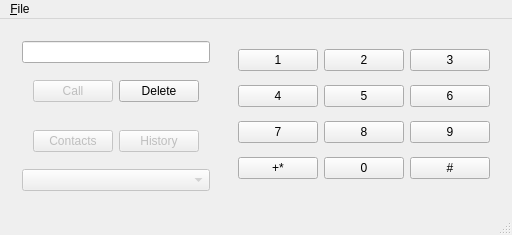
<?xml version="1.0" encoding="UTF-8"?>
<ui version="4.0">
 <class>MainWindow</class>
 <widget class="QMainWindow" name="MainWindow">
  <property name="geometry">
   <rect>
    <x>0</x>
    <y>0</y>
    <width>471</width>
    <height>217</height>
   </rect>
  </property>
  <property name="sizePolicy">
   <sizepolicy hsizetype="Fixed" vsizetype="Fixed">
    <horstretch>0</horstretch>
    <verstretch>0</verstretch>
   </sizepolicy>
  </property>
  <property name="windowTitle">
   <string>MainWindow</string>
  </property>
  <widget class="QWidget" name="centralWidget">
   <layout class="QHBoxLayout" name="horizontalLayout_2">
    <item>
     <widget class="QWidget" name="wgtDisplay" native="true">
      <layout class="QVBoxLayout" name="verticalLayout">
       <item>
        <widget class="QLineEdit" name="edNumber"/>
       </item>
       <item>
        <widget class="QWidget" name="widget_3" native="true">
         <layout class="QHBoxLayout" name="horizontalLayout">
          <item>
           <widget class="QPushButton" name="pushButton">
            <property name="enabled">
             <bool>false</bool>
            </property>
            <property name="text">
             <string>Call</string>
            </property>
           </widget>
          </item>
          <item>
           <widget class="DialDigitButton" name="btnDelete">
            <property name="enabled">
             <bool>true</bool>
            </property>
            <property name="text">
             <string>Delete</string>
            </property>
           </widget>
          </item>
         </layout>
        </widget>
       </item>
       <item>
        <widget class="QWidget" name="widget_4" native="true">
         <layout class="QHBoxLayout" name="horizontalLayout_3">
          <item>
           <widget class="QPushButton" name="btnContacts">
            <property name="enabled">
             <bool>false</bool>
            </property>
            <property name="text">
             <string>Contacts</string>
            </property>
           </widget>
          </item>
          <item>
           <widget class="QPushButton" name="btnHistory">
            <property name="enabled">
             <bool>false</bool>
            </property>
            <property name="text">
             <string>History</string>
            </property>
           </widget>
          </item>
         </layout>
        </widget>
       </item>
       <item>
        <widget class="QComboBox" name="cbDialMethod">
         <property name="enabled">
          <bool>false</bool>
         </property>
        </widget>
       </item>
      </layout>
     </widget>
    </item>
    <item>
     <widget class="QWidget" name="wgtDialpad" native="true">
      <layout class="QGridLayout" name="gridLayout">
       <item row="0" column="0">
        <widget class="DialDigitButton" name="btn1">
         <property name="text">
          <string>1</string>
         </property>
        </widget>
       </item>
       <item row="0" column="1">
        <widget class="DialDigitButton" name="btn2">
         <property name="text">
          <string>2</string>
         </property>
        </widget>
       </item>
       <item row="0" column="2">
        <widget class="DialDigitButton" name="btn3">
         <property name="text">
          <string>3</string>
         </property>
        </widget>
       </item>
       <item row="1" column="0">
        <widget class="DialDigitButton" name="btn4">
         <property name="text">
          <string>4</string>
         </property>
        </widget>
       </item>
       <item row="1" column="1">
        <widget class="DialDigitButton" name="btn5">
         <property name="text">
          <string>5</string>
         </property>
        </widget>
       </item>
       <item row="1" column="2">
        <widget class="DialDigitButton" name="btn6">
         <property name="text">
          <string>6</string>
         </property>
        </widget>
       </item>
       <item row="2" column="0">
        <widget class="DialDigitButton" name="btn7">
         <property name="text">
          <string>7</string>
         </property>
        </widget>
       </item>
       <item row="2" column="1">
        <widget class="DialDigitButton" name="btn8">
         <property name="text">
          <string>8</string>
         </property>
        </widget>
       </item>
       <item row="2" column="2">
        <widget class="DialDigitButton" name="btn9">
         <property name="text">
          <string>9</string>
         </property>
        </widget>
       </item>
       <item row="3" column="0">
        <widget class="DialDigitButton" name="btnStarPlus">
         <property name="text">
          <string>+*</string>
         </property>
        </widget>
       </item>
       <item row="3" column="1">
        <widget class="DialDigitButton" name="btn0">
         <property name="text">
          <string>0</string>
         </property>
        </widget>
       </item>
       <item row="3" column="2">
        <widget class="DialDigitButton" name="btnHash">
         <property name="text">
          <string>#</string>
         </property>
        </widget>
       </item>
      </layout>
     </widget>
    </item>
   </layout>
  </widget>
  <widget class="QMenuBar" name="menuBar">
   <property name="geometry">
    <rect>
     <x>0</x>
     <y>0</y>
     <width>471</width>
     <height>21</height>
    </rect>
   </property>
   <widget class="QMenu" name="menu_File">
    <property name="title">
     <string>&amp;File</string>
    </property>
    <addaction name="action_Login"/>
    <addaction name="actionE_xit"/>
   </widget>
   <addaction name="menu_File"/>
  </widget>
  <widget class="QStatusBar" name="statusBar"/>
  <action name="action_Login">
   <property name="text">
    <string>&amp;Login</string>
   </property>
   <property name="shortcut">
    <string>Alt+L</string>
   </property>
  </action>
  <action name="actionE_xit">
   <property name="text">
    <string>E&amp;xit</string>
   </property>
   <property name="shortcut">
    <string>Alt+X</string>
   </property>
  </action>
 </widget>
 <layoutdefault spacing="6" margin="11"/>
 <customwidgets>
  <customwidget>
   <class>DialDigitButton</class>
   <extends>QPushButton</extends>
   <header>DialDigitButton.h</header>
   <slots>
    <signal>charClicked(QChar)</signal>
    <signal>charDeleted()</signal>
   </slots>
  </customwidget>
 </customwidgets>
 <resources/>
 <connections>
  <connection>
   <sender>btn0</sender>
   <signal>charClicked(QChar)</signal>
   <receiver>MainWindow</receiver>
   <slot>charClicked(QChar)</slot>
   <hints>
    <hint type="sourcelabel">
     <x>410</x>
     <y>256</y>
    </hint>
    <hint type="destinationlabel">
     <x>399</x>
     <y>239</y>
    </hint>
   </hints>
  </connection>
  <connection>
   <sender>btn0</sender>
   <signal>charDeleted()</signal>
   <receiver>MainWindow</receiver>
   <slot>charDeleted()</slot>
   <hints>
    <hint type="sourcelabel">
     <x>410</x>
     <y>256</y>
    </hint>
    <hint type="destinationlabel">
     <x>399</x>
     <y>239</y>
    </hint>
   </hints>
  </connection>
  <connection>
   <sender>btn1</sender>
   <signal>charClicked(QChar)</signal>
   <receiver>MainWindow</receiver>
   <slot>charClicked(QChar)</slot>
   <hints>
    <hint type="sourcelabel">
     <x>340</x>
     <y>136</y>
    </hint>
    <hint type="destinationlabel">
     <x>399</x>
     <y>239</y>
    </hint>
   </hints>
  </connection>
  <connection>
   <sender>btn1</sender>
   <signal>charDeleted()</signal>
   <receiver>MainWindow</receiver>
   <slot>charDeleted()</slot>
   <hints>
    <hint type="sourcelabel">
     <x>340</x>
     <y>136</y>
    </hint>
    <hint type="destinationlabel">
     <x>399</x>
     <y>239</y>
    </hint>
   </hints>
  </connection>
  <connection>
   <sender>btn2</sender>
   <signal>charClicked(QChar)</signal>
   <receiver>MainWindow</receiver>
   <slot>charClicked(QChar)</slot>
   <hints>
    <hint type="sourcelabel">
     <x>410</x>
     <y>136</y>
    </hint>
    <hint type="destinationlabel">
     <x>399</x>
     <y>239</y>
    </hint>
   </hints>
  </connection>
  <connection>
   <sender>btn2</sender>
   <signal>charDeleted()</signal>
   <receiver>MainWindow</receiver>
   <slot>charDeleted()</slot>
   <hints>
    <hint type="sourcelabel">
     <x>410</x>
     <y>136</y>
    </hint>
    <hint type="destinationlabel">
     <x>399</x>
     <y>239</y>
    </hint>
   </hints>
  </connection>
  <connection>
   <sender>btn3</sender>
   <signal>charClicked(QChar)</signal>
   <receiver>MainWindow</receiver>
   <slot>charClicked(QChar)</slot>
   <hints>
    <hint type="sourcelabel">
     <x>480</x>
     <y>136</y>
    </hint>
    <hint type="destinationlabel">
     <x>399</x>
     <y>239</y>
    </hint>
   </hints>
  </connection>
  <connection>
   <sender>btn3</sender>
   <signal>charDeleted()</signal>
   <receiver>MainWindow</receiver>
   <slot>charDeleted()</slot>
   <hints>
    <hint type="sourcelabel">
     <x>480</x>
     <y>136</y>
    </hint>
    <hint type="destinationlabel">
     <x>399</x>
     <y>239</y>
    </hint>
   </hints>
  </connection>
  <connection>
   <sender>btn4</sender>
   <signal>charClicked(QChar)</signal>
   <receiver>MainWindow</receiver>
   <slot>charClicked(QChar)</slot>
   <hints>
    <hint type="sourcelabel">
     <x>340</x>
     <y>176</y>
    </hint>
    <hint type="destinationlabel">
     <x>399</x>
     <y>239</y>
    </hint>
   </hints>
  </connection>
  <connection>
   <sender>btn4</sender>
   <signal>charDeleted()</signal>
   <receiver>MainWindow</receiver>
   <slot>charDeleted()</slot>
   <hints>
    <hint type="sourcelabel">
     <x>340</x>
     <y>176</y>
    </hint>
    <hint type="destinationlabel">
     <x>399</x>
     <y>239</y>
    </hint>
   </hints>
  </connection>
  <connection>
   <sender>btn5</sender>
   <signal>charClicked(QChar)</signal>
   <receiver>MainWindow</receiver>
   <slot>charClicked(QChar)</slot>
   <hints>
    <hint type="sourcelabel">
     <x>410</x>
     <y>176</y>
    </hint>
    <hint type="destinationlabel">
     <x>399</x>
     <y>239</y>
    </hint>
   </hints>
  </connection>
  <connection>
   <sender>btn5</sender>
   <signal>charDeleted()</signal>
   <receiver>MainWindow</receiver>
   <slot>charDeleted()</slot>
   <hints>
    <hint type="sourcelabel">
     <x>410</x>
     <y>176</y>
    </hint>
    <hint type="destinationlabel">
     <x>399</x>
     <y>239</y>
    </hint>
   </hints>
  </connection>
  <connection>
   <sender>btn6</sender>
   <signal>charClicked(QChar)</signal>
   <receiver>MainWindow</receiver>
   <slot>charClicked(QChar)</slot>
   <hints>
    <hint type="sourcelabel">
     <x>480</x>
     <y>176</y>
    </hint>
    <hint type="destinationlabel">
     <x>399</x>
     <y>239</y>
    </hint>
   </hints>
  </connection>
  <connection>
   <sender>btn6</sender>
   <signal>charDeleted()</signal>
   <receiver>MainWindow</receiver>
   <slot>charDeleted()</slot>
   <hints>
    <hint type="sourcelabel">
     <x>480</x>
     <y>176</y>
    </hint>
    <hint type="destinationlabel">
     <x>399</x>
     <y>239</y>
    </hint>
   </hints>
  </connection>
  <connection>
   <sender>btn7</sender>
   <signal>charClicked(QChar)</signal>
   <receiver>MainWindow</receiver>
   <slot>charClicked(QChar)</slot>
   <hints>
    <hint type="sourcelabel">
     <x>340</x>
     <y>216</y>
    </hint>
    <hint type="destinationlabel">
     <x>399</x>
     <y>239</y>
    </hint>
   </hints>
  </connection>
  <connection>
   <sender>btn7</sender>
   <signal>charDeleted()</signal>
   <receiver>MainWindow</receiver>
   <slot>charDeleted()</slot>
   <hints>
    <hint type="sourcelabel">
     <x>340</x>
     <y>216</y>
    </hint>
    <hint type="destinationlabel">
     <x>399</x>
     <y>239</y>
    </hint>
   </hints>
  </connection>
  <connection>
   <sender>btn8</sender>
   <signal>charClicked(QChar)</signal>
   <receiver>MainWindow</receiver>
   <slot>charClicked(QChar)</slot>
   <hints>
    <hint type="sourcelabel">
     <x>410</x>
     <y>216</y>
    </hint>
    <hint type="destinationlabel">
     <x>399</x>
     <y>239</y>
    </hint>
   </hints>
  </connection>
  <connection>
   <sender>btn8</sender>
   <signal>charDeleted()</signal>
   <receiver>MainWindow</receiver>
   <slot>charDeleted()</slot>
   <hints>
    <hint type="sourcelabel">
     <x>410</x>
     <y>216</y>
    </hint>
    <hint type="destinationlabel">
     <x>399</x>
     <y>239</y>
    </hint>
   </hints>
  </connection>
  <connection>
   <sender>btn9</sender>
   <signal>charClicked(QChar)</signal>
   <receiver>MainWindow</receiver>
   <slot>charClicked(QChar)</slot>
   <hints>
    <hint type="sourcelabel">
     <x>480</x>
     <y>216</y>
    </hint>
    <hint type="destinationlabel">
     <x>399</x>
     <y>239</y>
    </hint>
   </hints>
  </connection>
  <connection>
   <sender>btn9</sender>
   <signal>charDeleted()</signal>
   <receiver>MainWindow</receiver>
   <slot>charDeleted()</slot>
   <hints>
    <hint type="sourcelabel">
     <x>480</x>
     <y>216</y>
    </hint>
    <hint type="destinationlabel">
     <x>399</x>
     <y>239</y>
    </hint>
   </hints>
  </connection>
  <connection>
   <sender>btnStarPlus</sender>
   <signal>charClicked(QChar)</signal>
   <receiver>MainWindow</receiver>
   <slot>charClicked(QChar)</slot>
   <hints>
    <hint type="sourcelabel">
     <x>340</x>
     <y>256</y>
    </hint>
    <hint type="destinationlabel">
     <x>399</x>
     <y>239</y>
    </hint>
   </hints>
  </connection>
  <connection>
   <sender>btnStarPlus</sender>
   <signal>charDeleted()</signal>
   <receiver>MainWindow</receiver>
   <slot>charDeleted()</slot>
   <hints>
    <hint type="sourcelabel">
     <x>340</x>
     <y>256</y>
    </hint>
    <hint type="destinationlabel">
     <x>399</x>
     <y>239</y>
    </hint>
   </hints>
  </connection>
  <connection>
   <sender>btnHash</sender>
   <signal>charClicked(QChar)</signal>
   <receiver>MainWindow</receiver>
   <slot>charClicked(QChar)</slot>
   <hints>
    <hint type="sourcelabel">
     <x>480</x>
     <y>256</y>
    </hint>
    <hint type="destinationlabel">
     <x>399</x>
     <y>239</y>
    </hint>
   </hints>
  </connection>
  <connection>
   <sender>btnHash</sender>
   <signal>charDeleted()</signal>
   <receiver>MainWindow</receiver>
   <slot>charDeleted()</slot>
   <hints>
    <hint type="sourcelabel">
     <x>480</x>
     <y>256</y>
    </hint>
    <hint type="destinationlabel">
     <x>399</x>
     <y>239</y>
    </hint>
   </hints>
  </connection>
  <connection>
   <sender>btnDelete</sender>
   <signal>charDeleted()</signal>
   <receiver>MainWindow</receiver>
   <slot>charDeleted()</slot>
   <hints>
    <hint type="sourcelabel">
     <x>251</x>
     <y>172</y>
    </hint>
    <hint type="destinationlabel">
     <x>399</x>
     <y>239</y>
    </hint>
   </hints>
  </connection>
 </connections>
 <slots>
  <slot>charDeleted()</slot>
  <slot>charClicked(QChar)</slot>
 </slots>
</ui>
